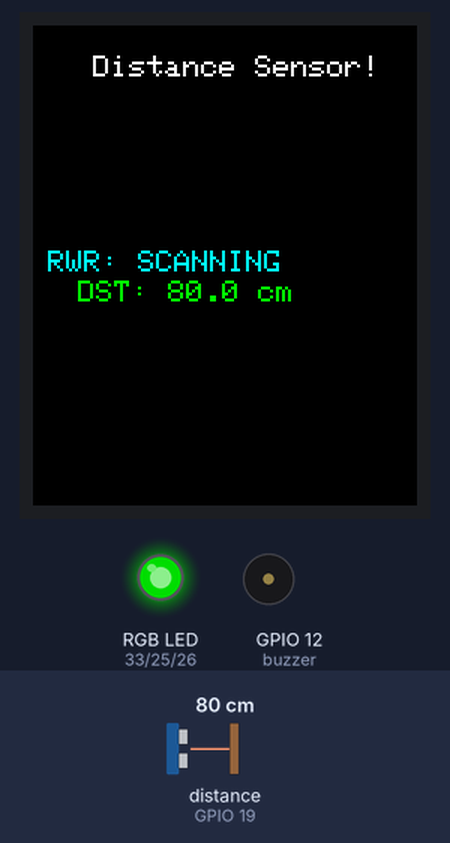
Simulated run of this program. Board: ESP32. Parts: 128×160 colour display, an RGB LED mixed from three pins (HIGH = lit), buzzer (waves = sounding). The inputs (shaded band) are chosen by the test bench; at power-on: distance to the obstacle (sensor on GPIO 19) 80 cm. The echo pulse lasts 58.3 µs per cm; dim RGB values are drawn brighter than linear.

Above: at 1.3 s.
1.4 s: distance to the obstacle (sensor on GPIO 19) set to 52 cm
At 4.26 s:
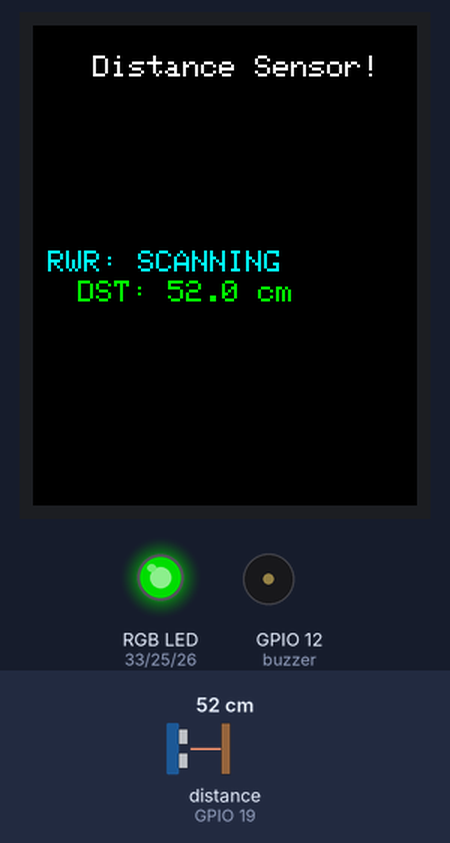
5.5 s: distance to the obstacle (sensor on GPIO 19) set to 45 cm
At 6.47 s:
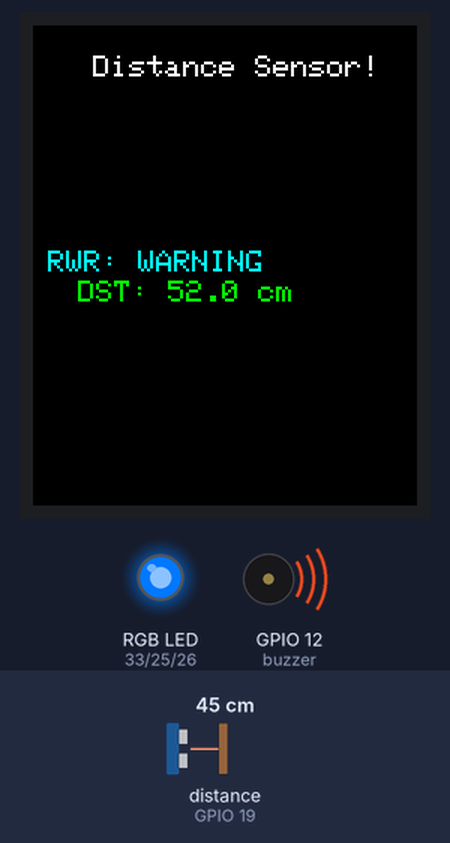
8.8 s: distance to the obstacle (sensor on GPIO 19) set to 39 cm
At 10.25 s:
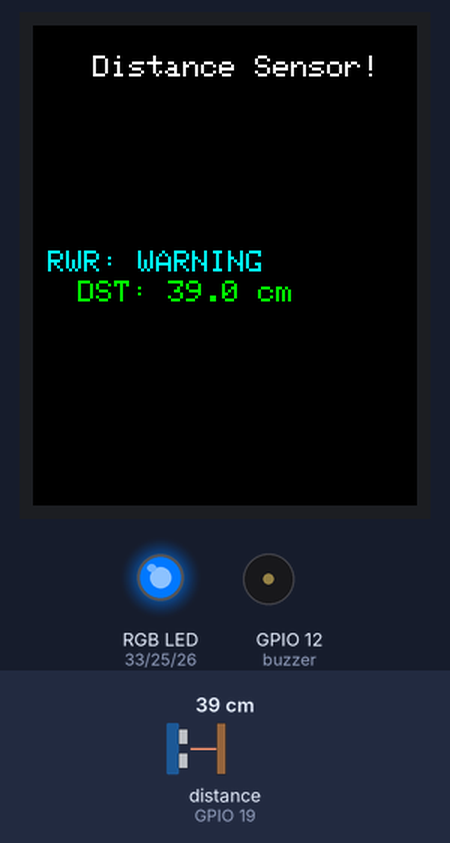
11.1 s: distance to the obstacle (sensor on GPIO 19) set to 32 cm
At 11.95 s:
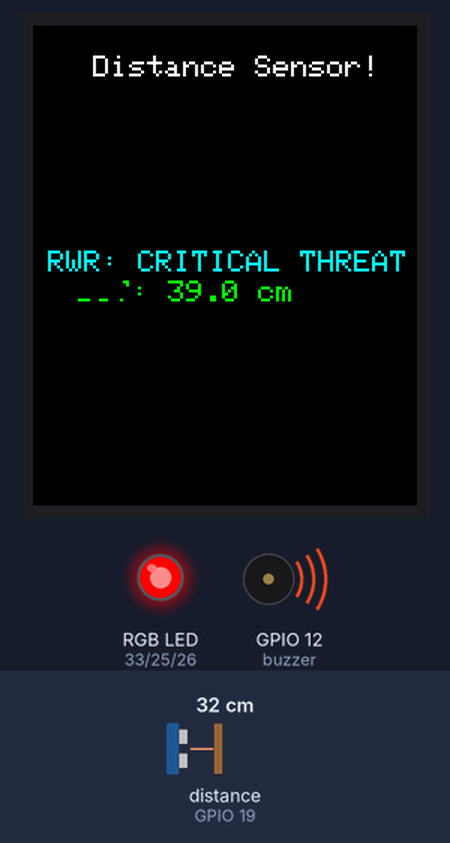
14.1 s: distance to the obstacle (sensor on GPIO 19) set to 35 cm
At 14.81 s:
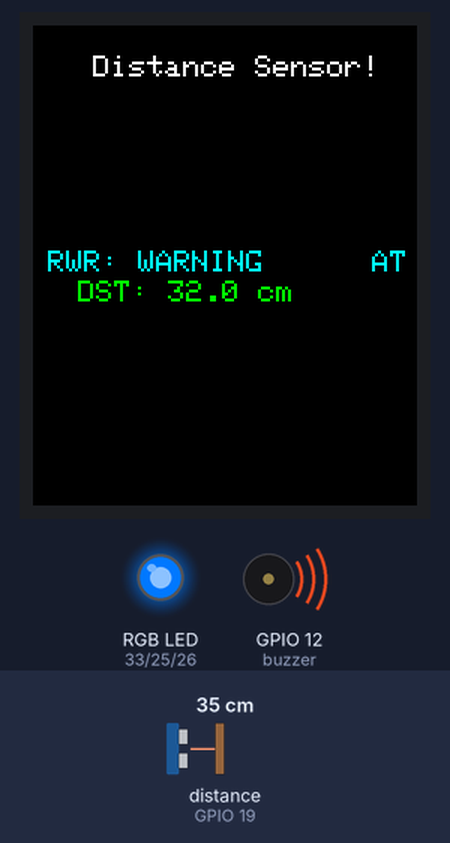
17.2 s: distance to the obstacle (sensor on GPIO 19) set to 60 cm
At 19.1 s:
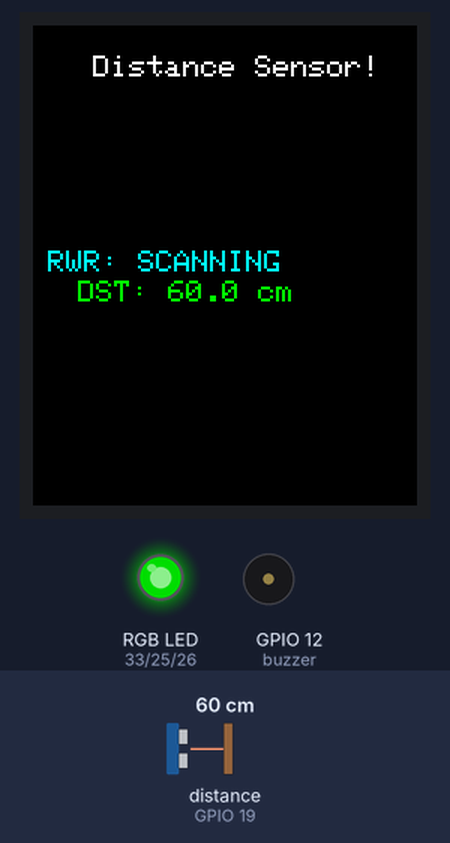
Timing chart, 0 to 22.3 s (numbered marks = the images above; inputs shaded):
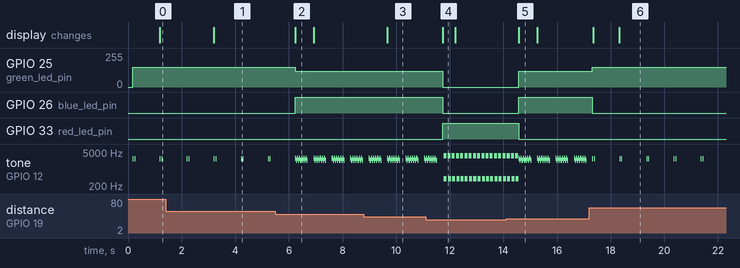

The program:

main.cpp
```cpp
#include <Arduino.h>
#include <Wire.h>
#include <Adafruit_GFX.h>
#include <Adafruit_ST7735.h>
#include <HCSR04.h>

// Initialize the ST7735 display
#define tft_cs 5
#define tft_rst 4
#define tft_ao 2

Adafruit_ST7735 tft = Adafruit_ST7735(tft_cs, tft_ao, tft_rst);

// initalize the sensor (trig, echo)
UltraSonicDistanceSensor ultra_sonic(21,19);

// initialize the buzzer
#define buzzer 12

// initialize the rbg led pins
#define red_led_pin 33
#define green_led_pin 25
#define blue_led_pin 26

//#color function in (r,g,b) format
void rgb_color(int r, int g, int b)
{
  analogWrite(red_led_pin, r);
  analogWrite(green_led_pin, g);
  analogWrite(blue_led_pin, b);
}

//sound function to generate sound
void play_sound(int freq, int duration_ms){
 if (freq <= 0) {
    noTone(buzzer);
  }
  else {
        tone(buzzer, freq);
    }
  delay(duration_ms);
}

/*
RWR-search,lock, and warning/launch (RADAR WARNING RECIVER) sounds (as realstic as it can be)
*/

void rwr_search(){
  //Slow tone
  play_sound(2600, 30);
  play_sound(0, 40);
  play_sound(2600, 30);
  play_sound(0, 900);

}

void rwr_lock(){
  //Faster tone
  for (int i = 0; i < 6; i++) {
    play_sound(2800, 40);
    play_sound(2300, 40);
  }
  play_sound(0, 200);

}

void rwr_warning(){
  // very fast tone (object is very close imminent threat warning from RWR)
  // verrrry hyper-aggressive, chaotic tone to maximize the imminent threat incoming, trying to replicate real life threat in combats cases
  for (int burst = 0; burst < 3; burst++) {
    for (int freq = 1800; freq < 3200; freq += 200) {
      play_sound(freq, 5);
      }
    for (int i = 0; i < 4; i++) {
      play_sound(3500, 15);
      play_sound(400, 10); // Gritty low tone drop
      }
    play_sound(0, 20);

    }
}

void detect_distance(float obj){
  if (obj < 0) {
    Serial.println("error");
    return;
  }
  tft.setCursor(5, 75);
  // object is farther that 50 cm, play rwr_search()
  if (obj >= 50){
    rgb_color(0, 150, 0);
    tft.setTextColor(ST7735_CYAN, ST7735_BLACK);
    tft.println("RWR: SCANNING         ");
    rwr_search();
    }
  else if (obj >= 35 && obj <= 50){
    rgb_color(0, 120, 255);
    tft.setTextColor(ST7735_CYAN, ST7735_BLACK);
    tft.println("RWR: WARNING      ");
    rwr_lock();
  }
  else if(obj <= 35){
    rgb_color(255, 0, 0);
    tft.setTextColor(ST7735_CYAN, ST7735_BLACK);
    tft.println("RWR: CRITICAL THREAT     ");
    rwr_warning();
  }
}

void setup() {
  Serial.begin(115200);

  tft.initR(INITR_BLACKTAB);
  tft.setCursor(20, 10);
  tft.fillScreen(ST7735_BLACK);
  tft.setTextSize(1);
  tft.println("Distance Sensor!");


  pinMode(buzzer, OUTPUT);

  pinMode(red_led_pin, OUTPUT);
  pinMode(green_led_pin, OUTPUT);
  pinMode(blue_led_pin, OUTPUT);

}

void loop() {
  float distance = ultra_sonic.measureDistanceCm();
  detect_distance(distance);

  tft.setCursor(15, 85);
  tft.setTextColor(ST7735_GREEN, ST7735_BLACK);
  tft.print("DST: ");
  tft.print(distance, 1);
  tft.println(" cm   ");

}
```

Measured:
- the behaviour switches between 50 and 49 cm on distance to the obstacle (sensor on GPIO 19) (found by bisection; images 1 and 2)
- the behaviour switches between 35 and 34 cm on distance to the obstacle (sensor on GPIO 19) (found by bisection; images 3 and 4)
- after the input at 1.4 s, the display: changes after 1.8 s (image 1)
- after the input at 5.5 s, GPIO 25 (green_led_pin): 150/255 → 120/255 after 0.73 s; GPIO 26 (blue_led_pin): LOW → HIGH after 0.73 s; the display: changes after 0.73 s (image 2)
- after the input at 8.8 s, the display: changes after 0.87 s (image 3)
- after the input at 11.1 s, GPIO 25 (green_led_pin): 120/255 → 0/255 after 0.63 s; GPIO 26 (blue_led_pin): HIGH → LOW after 0.63 s; GPIO 33 (red_led_pin): LOW → HIGH after 0.63 s; the display: changes after 0.63 s (image 4)
- after the input at 14.1 s, GPIO 25 (green_led_pin): 0/255 → 120/255 after 0.47 s; GPIO 26 (blue_led_pin): LOW → HIGH after 0.47 s; GPIO 33 (red_led_pin): HIGH → LOW after 0.47 s; the display: changes after 0.47 s (image 5)
- after the input at 17.2 s, GPIO 25 (green_led_pin): 120/255 → 150/255 after 0.12 s; GPIO 26 (blue_led_pin): HIGH → LOW after 0.12 s; the display: first changes after 0.15 s (image 6 shows a later state)
